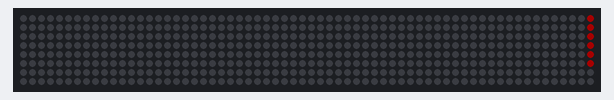
A sketch run on a simulated Arduino Uno, built with avr-gcc and run on an emulated ATmega328P. On the bench: 64×8 RGB LED matrix (first LED top left, wired row by row). Dim RGB values are drawn brighter than linear.

Above: at 0.29 s.
At 5.17 s:
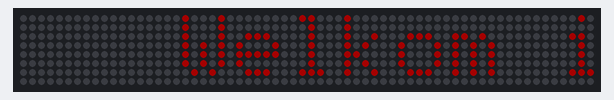
At 10.18 s:
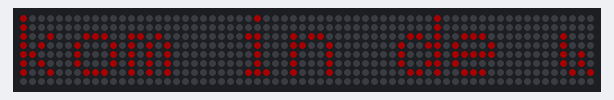
At 20.09 s:
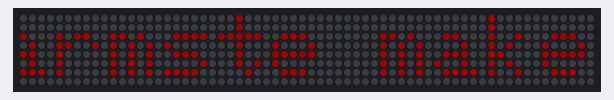
At 29.91 s:
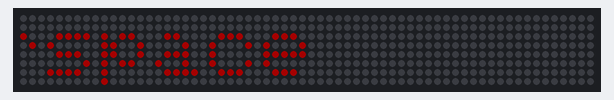
At 39.89 s:
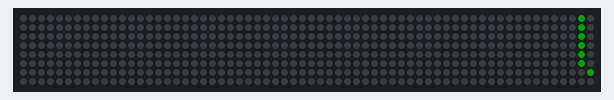

The sketch:

matrixfastledtest.ino
```cpp
#include <Adafruit_GFX.h>
#include <FastLED.h>
#include <FastLED_NeoMatrix.h>

#define PIN 13

#define MATRIXWIDTH 64
#define MATRIXHEIGHT 8
#define NUMMATRIX (MATRIXWIDTH * MATRIXHEIGHT)

const int  pixelPerChar = 6;
int  maxDisplacement;
String matrixText;

CRGB matrixleds[NUMMATRIX];

FastLED_NeoMatrix *matrix = new FastLED_NeoMatrix(matrixleds, MATRIXWIDTH, MATRIXHEIGHT, 1, 1,
  NEO_MATRIX_TOP     + NEO_MATRIX_LEFT +
    NEO_MATRIX_COLUMNS + NEO_MATRIX_ZIGZAG );

const uint16_t colors[] = {
  matrix->Color(255, 0, 0), matrix->Color(0, 255, 0), matrix->Color(0, 0, 255) };

int x;
int pass;
unsigned long currentMillis;
unsigned long previousMillis = 0;
int displayInterval = 100;

void setup() {
  FastLED.addLeds<NEOPIXEL,PIN>(matrixleds, NUMMATRIX);
  matrix->begin();
  matrix->setTextWrap(false);
  matrix->setBrightness(40);
  matrix->setTextColor(colors[0]);
  matrixText = "Welkom in de warmste makerspace";
  x = MATRIXWIDTH;
  pass = 0;
}

void loop() {
  currentMillis = millis();

  if (currentMillis - previousMillis >= displayInterval) {
    previousMillis = currentMillis;
    matrix->fillScreen(0);
    matrix->setCursor(x, 0);
    matrix->print(matrixText);
    maxDisplacement = matrixText.length() * pixelPerChar + MATRIXWIDTH;
    if (--x < -maxDisplacement) {
      x = MATRIXWIDTH;
      if (++pass >= 3) pass = 0;
      matrix->setTextColor(colors[pass]);
    }
    matrix->show();
  }

}
```
